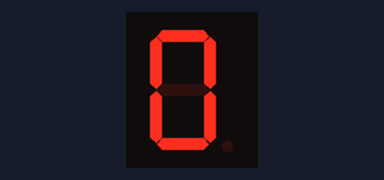
Simulated run of this sketch. Board: Arduino Uno, built with avr-gcc and run on an emulated ATmega328P. On the bench: 1-digit seven-segment display. Wiring (inferred from the names in the program): 1-digit 7-segment display, segments lit when HIGH: segments pin 1, pin 2, pin 3, pin 4, pin 5, pin 6, pin 7. The segment pins are drawn as the display they are named for.

Above: at 0.1 s.
At 0.5 s:
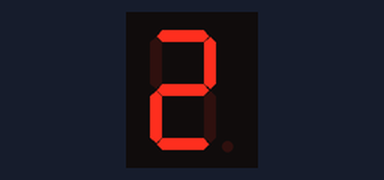
At 1.1 s:
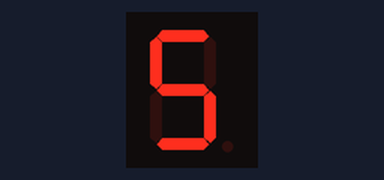
At 1.7 s:
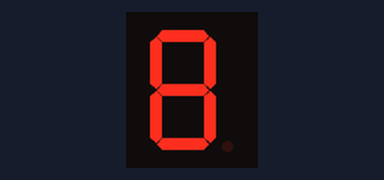
At 2.3 s:
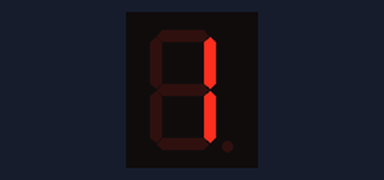

The sketch:

seven_segment.ino
```cpp
int a=1;
int b=2;
int c=3;
int d=4;
int e=5;
int f=6;
int g=7;

void setup()
{
  // put your setup code here, to run once:
pinMode(a,OUTPUT);
pinMode(b,OUTPUT);
pinMode(c,OUTPUT);
pinMode(d,OUTPUT);
pinMode(e,OUTPUT);
pinMode(f,OUTPUT);
pinMode(g,OUTPUT);

}

void loop() {
  // put your main code here, to run repeatedly:
digitalWrite (a,1);
digitalWrite (b,1);
digitalWrite (c,1);
digitalWrite (d,1);
digitalWrite (e,1);
digitalWrite (f,1);
digitalWrite (g,0);
delay (200);

digitalWrite (a,0);
digitalWrite (b,1);
digitalWrite (c,1);
digitalWrite (d,0);
digitalWrite (e,0);
digitalWrite (f,0);
digitalWrite (g,0);
delay (200);

digitalWrite (a,1);
digitalWrite (b,1);
digitalWrite (c,0);
digitalWrite (d,1);
digitalWrite (e,1);
digitalWrite (f,0);
digitalWrite (g,1);
delay (200);

digitalWrite (a,1);
digitalWrite (b,1);
digitalWrite (c,1);
digitalWrite (d,1);
digitalWrite (e,0);
digitalWrite (f,0);
digitalWrite (g,1);
delay (200);

digitalWrite (a,0);
digitalWrite (b,1);
digitalWrite (c,1);
digitalWrite (d,0);
digitalWrite (e,0);
digitalWrite (f,1);
digitalWrite (g,1);
delay (200);


digitalWrite (a,1);
digitalWrite (b,0);
digitalWrite (c,1);
digitalWrite (d,1);
digitalWrite (e,0);
digitalWrite (f,1);
digitalWrite (g,1);
delay (200);

digitalWrite (a,1);
digitalWrite (b,0);
digitalWrite (c,1);
digitalWrite (d,1);
digitalWrite (e,1);
digitalWrite (f,1);
digitalWrite (g,1);
delay (200);

digitalWrite (a,1);
digitalWrite (b,1);
digitalWrite (c,1);
digitalWrite (d,0);
digitalWrite (e,0);
digitalWrite (f,0);
digitalWrite (g,0);
delay (200);

digitalWrite (a,1);
digitalWrite (b,1);
digitalWrite (c,1);
digitalWrite (d,1);
digitalWrite (e,1);
digitalWrite (f,1);
digitalWrite (g,1);
delay (200);


digitalWrite (a,1);
digitalWrite (b,1);
digitalWrite (c,1);
digitalWrite (d,1);
digitalWrite (e,0);
digitalWrite (f,1);
digitalWrite (g,1);
delay (200);
}
```

Measured:
- by itself, everything shown: repeats every 2.0 s, in 10 steps
